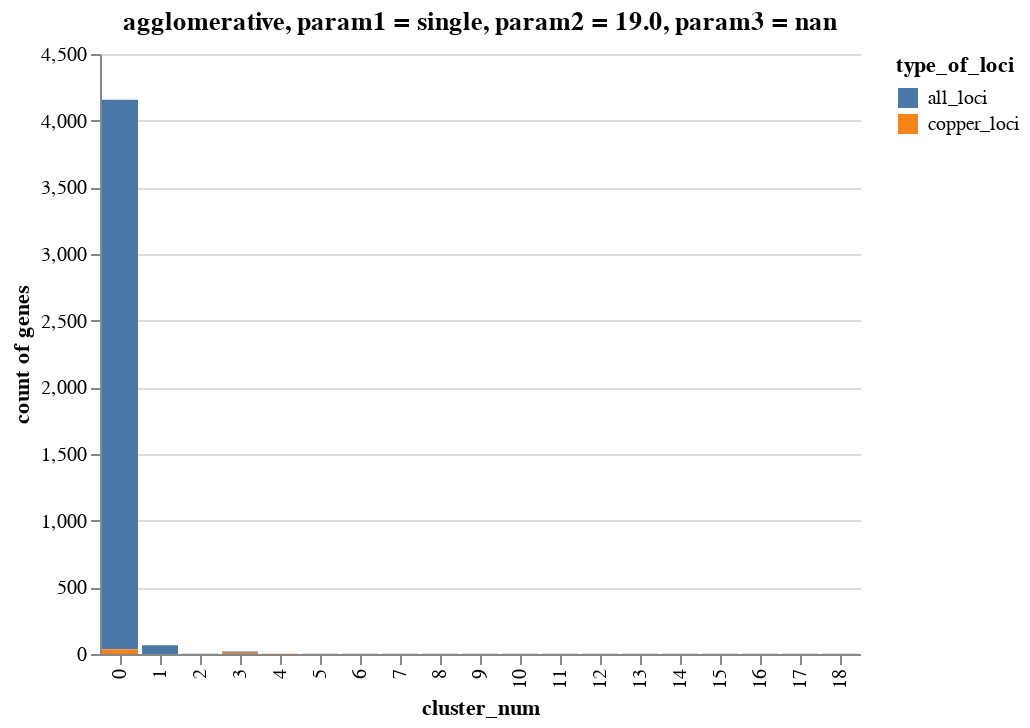
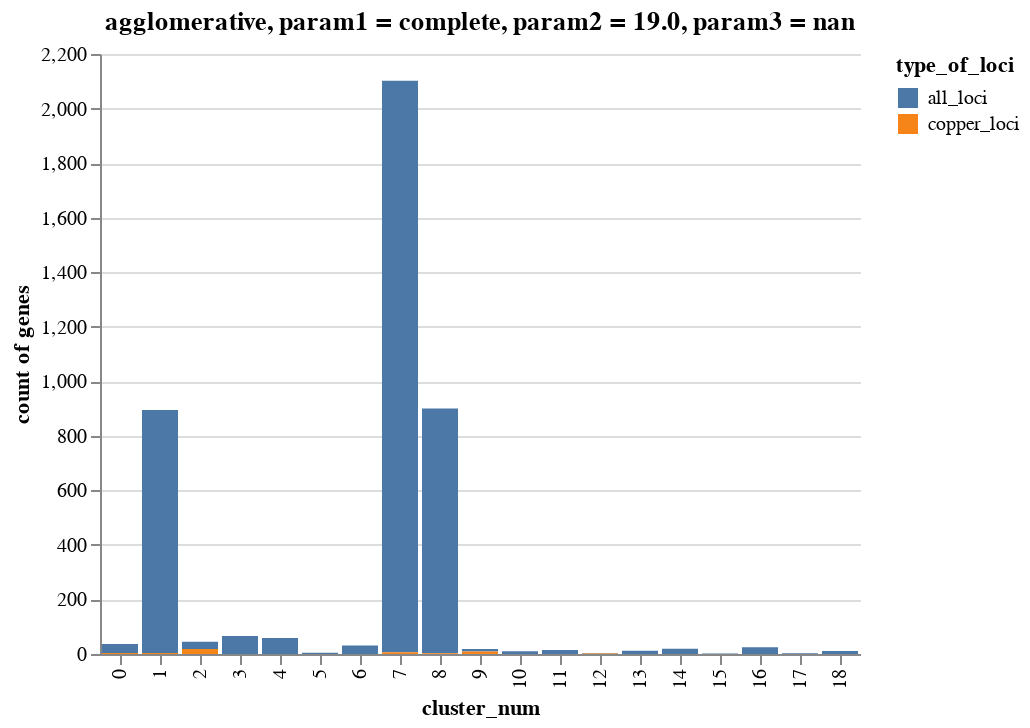
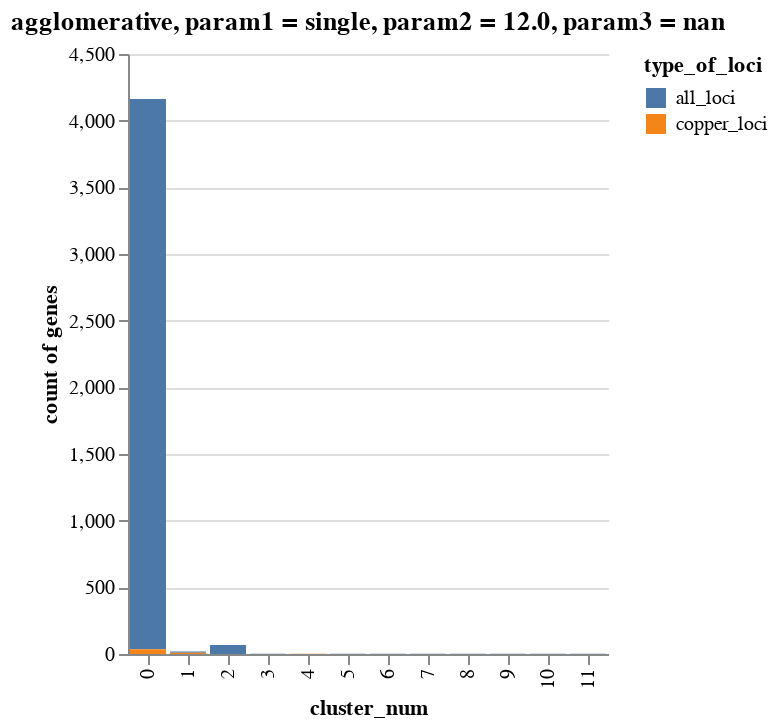
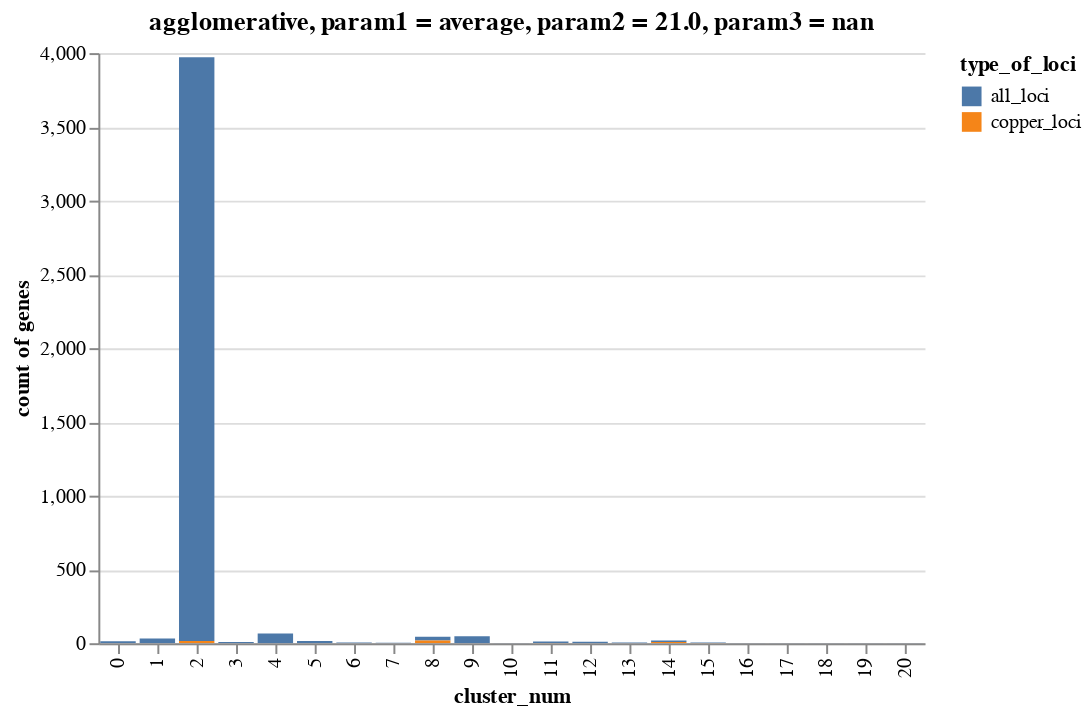

Notebook cell for these charts, in order:
### Markdown cell above
# Pipeline

### Code cell
for num, list_labels in enumerate(df_ideal_labels.labels): 
    
    method = df_ideal_labels.iloc[num]["method"]
    param1 = df_ideal_labels.iloc[num]["param1"]
    param2 = df_ideal_labels.iloc[num]["param2"]
    param3 = df_ideal_labels.iloc[num]["param3"]
    
    title = str(method) + ", param1 = " + str(param1) + ", param2 = " +str(param2)  + ", param3 = " + str(param3) 
    
    
    method_label = pd.Series(df_ideal_labels.labels[num], index = labels_ordered)
    df_method_label = pd.DataFrame(method_label)
    df_method_label.columns = ['cluster_num']
    df_method_label = df_method_label.sort_values('cluster_num')
    df_method_label = df_method_label.reset_index()
    
    method_cluster_composition = pd.Series(df_method_label.groupby("cluster_num")["locus_tag"].apply(list).to_dict())
    
    buckets_copper = []
    counts_buckets_copper = []

    for num, cluster in enumerate(method_cluster_composition): 
        buckets_copper.append([num, cluster, list(set(copper_genes) & set(cluster))])
        counts_buckets_copper.append([num, len(cluster), len(list(set(copper_genes) & set(cluster)))])

    df_buckets_copper = pd.DataFrame(buckets_copper)
    df_buckets_copper.columns = ["cluster_num", "all_loci", "copper_loci"]

    df_counts_buckets_copper = pd.DataFrame(counts_buckets_copper)
    df_counts_buckets_copper.columns = ["cluster_num", "all_loci", "copper_loci"]
    
        
    df_melt_buckets_copper = df_buckets_copper.melt(id_vars = "cluster_num", value_vars = ["all_loci", "copper_loci"])
    df_melt_buckets_copper.columns = ["cluster_num", "type_of_loci", "genes"]
    
    df_melt_counts_buckets_copper = df_counts_buckets_copper.melt(id_vars = "cluster_num", value_vars = ["all_loci", "copper_loci"])
    df_melt_counts_buckets_copper.columns = ["cluster_num", "type_of_loci", "gene_count"]
    
    df_melt_buckets_copper["gene_counts"] = df_melt_counts_buckets_copper["gene_count"]



    g = alt.Chart(df_melt_buckets_copper).mark_bar().encode(
    x=alt.X('cluster_num:N'),
    y=alt.Y('gene_counts:Q', title='count of genes'), #, scale = alt.Scale(type = "symlog")),
    color='type_of_loci',
    tooltip=['genes', 'gene_counts']
    ).configure_view(
    stroke='transparent'
    ).interactive()
    
    g.title = title
    g.display()
    
    save_location = 'plots/copper_cluster_verification/' + title.replace(" ", "_") + ".html"
    g.save(save_location, embed_options={'renderer':'svg'})

### Figure 1 — Vega-Lite specification as saved in the notebook (floating-point values rounded to 4 significant figures; data arrays with more than 128 entries replaced by an {"elided": "..."} marker saying what was removed)
{"config": {"view": {"continuousWidth": 400, "continuousHeight": 300, "stroke": "transparent"}}, "data": {"name": "data-b252bd7a2d3824c73b1e8f1550df2ec8"}, "mark": "bar", "encoding": {"color": {"type": "nominal", "field": "type_of_loci"}, "tooltip": [{"type": "nominal", "field": "genes"}, {"type": "quantitative", "field": "gene_counts"}], "x": {"type": "nominal", "field": "cluster_num"}, "y": {"type": "quantitative", "field": "gene_counts", "title": "count of genes"}}, "selection": {"selector322": {"type": "interval", "bind": "scales", "encodings": ["x", "y"]}}, "title": "agglomerative, param1 = single, param2 = 19.0, param3 = nan", "$schema": "https://vega.github.io/schema/vega-lite/v4.8.1.json", "datasets": {"data-b252bd7a2d3824c73b1e8f1550df2ec8": [{"cluster_num": 0, "type_of_loci": "all_loci", "genes": {"elided": "4121 str values"}, "gene_counts": 4121}, {"cluster_num": 1, "type_of_loci": "all_loci", "genes": ["EQU24_RS11115", "EQU24_RS01305", "EQU24_RS02755", "EQU24_RS14960", "EQU24_RS09300", "EQU24_RS05785", "EQU24_RS19045", "EQU24_RS04130", "EQU24_RS16560", "EQU24_RS06885", "EQU24_RS02750", "EQU24_RS06860", "EQU24_RS02745", "EQU24_RS02740", "EQU24_RS05675", "EQU24_RS02735", "EQU24_RS09560", "EQU24_RS01450", "EQU24_RS04230", "EQU24_RS00205", "EQU24_RS20615", "EQU24_RS17885", "EQU24_RS08045", "EQU24_RS01445", "EQU24_RS18855", "EQU24_RS17670", "EQU24_RS12820", "EQU24_RS12825", "EQU24_RS19655", "EQU24_RS12090", "EQU24_RS00625", "EQU24_RS00630", "EQU24_RS00635", "EQU24_RS00640", "EQU24_RS00645", "EQU24_RS06200", "EQU24_RS12810", "EQU24_RS09050", "EQU24_RS17185", "EQU24_RS08835", "EQU24_RS08845", "EQU24_RS08850", "EQU24_RS08860", "EQU24_RS18390", "EQU24_RS18395", "EQU24_RS03550", "EQU24_RS06390", "EQU24_RS13045", "EQU24_RS07485", "EQU24_RS03465", "EQU24_RS20230", "EQU24_RS16985", "EQU24_RS01215", "EQU24_RS18850", "EQU24_RS21585", "EQU24_RS21590", "EQU24_RS18845", "EQU24_RS21600", "EQU24_RS12805", "EQU24_RS18840", "EQU24_RS21605", "EQU24_RS21615", "EQU24_RS21620", "EQU24_RS18835", "EQU24_RS16040", "EQU24_RS11380"], "gene_counts": 66}, {"cluster_num": 2, "type_of_loci": "all_loci", "genes": ["EQU24_RS14130", "EQU24_RS14125"], "gene_counts": 2}, {"cluster_num": 3, "type_of_loci": "all_loci", "genes": ["EQU24_RS05900", "EQU24_RS05895", "EQU24_RS05890", "EQU24_RS05905", "EQU24_RS05885", "EQU24_RS05910", "EQU24_RS05925", "EQU24_RS05920", "EQU24_RS05915"], "gene_counts": 9}, {"cluster_num": 4, "type_of_loci": "all_loci", "genes": ["EQU24_RS19520"], "gene_counts": 1}, {"cluster_num": 5, "type_of_loci": "all_loci", "genes": ["EQU24_RS17665"], "gene_counts": 1}, {"cluster_num": 6, "type_of_loci": "all_loci", "genes": ["EQU24_RS12140"], "gene_counts": 1}, {"cluster_num": 7, "type_of_loci": "all_loci", "genes": ["EQU24_RS12145"], "gene_counts": 1}, {"cluster_num": 8, "type_of_loci": "all_loci", "genes": ["EQU24_RS20950"], "gene_counts": 1}, {"cluster_num": 9, "type_of_loci": "all_loci", "genes": ["EQU24_RS04160"], "gene_counts": 1}, {"cluster_num": 10, "type_of_loci": "all_loci", "genes": ["EQU24_RS09835"], "gene_counts": 1}, {"cluster_num": 11, "type_of_loci": "all_loci", "genes": ["EQU24_RS08705"], "gene_counts": 1}, {"cluster_num": 12, "type_of_loci": "all_loci", "genes": ["EQU24_RS10780"], "gene_counts": 1}, {"cluster_num": 13, "type_of_loci": "all_loci", "genes": ["EQU24_RS11915"], "gene_counts": 1}, {"cluster_num": 14, "type_of_loci": "all_loci", "genes": ["EQU24_RS00940"], "gene_counts": 1}, {"cluster_num": 15, "type_of_loci": "all_loci", "genes": ["EQU24_RS11910"], "gene_counts": 1}, {"cluster_num": 16, "type_of_loci": "all_loci", "genes": ["EQU24_RS03040"], "gene_counts": 1}, {"cluster_num": 17, "type_of_loci": "all_loci", "genes": ["EQU24_RS14140"], "gene_counts": 1}, {"cluster_num": 18, "type_of_loci": "all_loci", "genes": ["EQU24_RS20610"], "gene_counts": 1}, {"cluster_num": 0, "type_of_loci": "copper_loci", "genes": ["EQU24_RS19495", "EQU24_RS21005", "EQU24_RS19455", "EQU24_RS19500", "EQU24_RS02325", "EQU24_RS10650", "EQU24_RS16960", "EQU24_RS19485", "EQU24_RS19310", "EQU24_RS19480", "EQU24_RS19510", "EQU24_RS19505", "EQU24_RS01835", "EQU24_RS10665", "EQU24_RS21000", "EQU24_RS19475", "EQU24_RS01840", "EQU24_RS00675", "EQU24_RS05870", "EQU24_RS19515", "EQU24_RS19490", "EQU24_RS15800", "EQU24_RS00670", "EQU24_RS01900", "EQU24_RS19445", "EQU24_RS05865", "EQU24_RS02555", "EQU24_RS19465", "EQU24_RS19170", "EQU24_RS19470", "EQU24_RS05880", "EQU24_RS19305", "EQU24_RS19315", "EQU24_RS04725", "EQU24_RS19450", "EQU24_RS19460"], "gene_counts": 36}, {"cluster_num": 1, "type_of_loci": "copper_loci", "genes": [], "gene_counts": 0}, {"cluster_num": 2, "type_of_loci": "copper_loci", "genes": [], "gene_counts": 0}, {"cluster_num": 3, "type_of_loci": "copper_loci", "genes": ["EQU24_RS05910", "EQU24_RS05915", "EQU24_RS05925", "EQU24_RS05895", "EQU24_RS05885", "EQU24_RS05920", "EQU24_RS05900", "EQU24_RS05890", "EQU24_RS05905"], "gene_counts": 9}, {"cluster_num": 4, "type_of_loci": "copper_loci", "genes": ["EQU24_RS19520"], "gene_counts": 1}, {"cluster_num": 5, "type_of_loci": "copper_loci", "genes": [], "gene_counts": 0}, {"cluster_num": 6, "type_of_loci": "copper_loci", "genes": [], "gene_counts": 0}, {"cluster_num": 7, "type_of_loci": "copper_loci", "genes": [], "gene_counts": 0}, {"cluster_num": 8, "type_of_loci": "copper_loci", "genes": [], "gene_counts": 0}, {"cluster_num": 9, "type_of_loci": "copper_loci", "genes": [], "gene_counts": 0}, {"cluster_num": 10, "type_of_loci": "copper_loci", "genes": [], "gene_counts": 0}, {"cluster_num": 11, "type_of_loci": "copper_loci", "genes": [], "gene_counts": 0}, {"cluster_num": 12, "type_of_loci": "copper_loci", "genes": [], "gene_counts": 0}, {"cluster_num": 13, "type_of_loci": "copper_loci", "genes": [], "gene_counts": 0}, {"cluster_num": 14, "type_of_loci": "copper_loci", "genes": [], "gene_counts": 0}, {"cluster_num": 15, "type_of_loci": "copper_loci", "genes": [], "gene_counts": 0}, {"cluster_num": 16, "type_of_loci": "copper_loci", "genes": [], "gene_counts": 0}, {"cluster_num": 17, "type_of_loci": "copper_loci", "genes": [], "gene_counts": 0}, {"cluster_num": 18, "type_of_loci": "copper_loci", "genes": [], "gene_counts": 0}]}}

### Figure 2 — Vega-Lite specification as saved in the notebook (floating-point values rounded to 4 significant figures; data arrays with more than 128 entries replaced by an {"elided": "..."} marker saying what was removed)
{"config": {"view": {"continuousWidth": 400, "continuousHeight": 300, "stroke": "transparent"}}, "data": {"name": "data-feaf069f6735c7550e20de797a4f96fe"}, "mark": "bar", "encoding": {"color": {"type": "nominal", "field": "type_of_loci"}, "tooltip": [{"type": "nominal", "field": "genes"}, {"type": "quantitative", "field": "gene_counts"}], "x": {"type": "nominal", "field": "cluster_num"}, "y": {"type": "quantitative", "field": "gene_counts", "title": "count of genes"}}, "selection": {"selector323": {"type": "interval", "bind": "scales", "encodings": ["x", "y"]}}, "title": "agglomerative, param1 = complete, param2 = 19.0, param3 = nan", "$schema": "https://vega.github.io/schema/vega-lite/v4.8.1.json", "datasets": {"data-feaf069f6735c7550e20de797a4f96fe": [{"cluster_num": 0, "type_of_loci": "all_loci", "genes": ["EQU24_RS10655", "EQU24_RS10550", "EQU24_RS10555", "EQU24_RS02325", "EQU24_RS10560", "EQU24_RS10565", "EQU24_RS10570", "EQU24_RS10580", "EQU24_RS10585", "EQU24_RS10590", "EQU24_RS10595", "EQU24_RS10600", "EQU24_RS10605", "EQU24_RS10610", "EQU24_RS10615", "EQU24_RS10620", "EQU24_RS10625", "EQU24_RS10630", "EQU24_RS10635", "EQU24_RS10640", "EQU24_RS10645", "EQU24_RS10650", "EQU24_RS10660", "EQU24_RS10665", "EQU24_RS10545", "EQU24_RS10540", "EQU24_RS10575", "EQU24_RS10520", "EQU24_RS00670", "EQU24_RS10525", "EQU24_RS10530", "EQU24_RS10535", "EQU24_RS10515"], "gene_counts": 33}, {"cluster_num": 1, "type_of_loci": "all_loci", "genes": {"elided": "891 str values"}, "gene_counts": 891}, {"cluster_num": 2, "type_of_loci": "all_loci", "genes": ["EQU24_RS19480", "EQU24_RS07680", "EQU24_RS00940", "EQU24_RS19470", "EQU24_RS19465", "EQU24_RS19460", "EQU24_RS19475", "EQU24_RS19505", "EQU24_RS07670", "EQU24_RS19500", "EQU24_RS17000", "EQU24_RS07675", "EQU24_RS21000", "EQU24_RS17005", "EQU24_RS19485", "EQU24_RS17015", "EQU24_RS19455", "EQU24_RS19490", "EQU24_RS19450", "EQU24_RS19445", "EQU24_RS15800", "EQU24_RS16995", "EQU24_RS19495", "EQU24_RS21005", "EQU24_RS01900", "EQU24_RS19510", "EQU24_RS17010"], "gene_counts": 27}, {"cluster_num": 3, "type_of_loci": "all_loci", "genes": ["EQU24_RS17185", "EQU24_RS18835", "EQU24_RS18840", "EQU24_RS00625", "EQU24_RS04130", "EQU24_RS16040", "EQU24_RS00630", "EQU24_RS00635", "EQU24_RS00640", "EQU24_RS06390", "EQU24_RS00645", "EQU24_RS06860", "EQU24_RS05785", "EQU24_RS20230", "EQU24_RS12090", "EQU24_RS09050", "EQU24_RS11380", "EQU24_RS17670", "EQU24_RS18845", "EQU24_RS08835", "EQU24_RS07485", "EQU24_RS02745", "EQU24_RS08045", "EQU24_RS02740", "EQU24_RS02735", "EQU24_RS03465", "EQU24_RS01450", "EQU24_RS20615", "EQU24_RS01445", "EQU24_RS08850", "EQU24_RS02750", "EQU24_RS16985", "EQU24_RS12820", "EQU24_RS00205", "EQU24_RS12810", "EQU24_RS03550", "EQU24_RS12805", "EQU24_RS17885", "EQU24_RS08860", "EQU24_RS09300", "EQU24_RS06200", "EQU24_RS12825", "EQU24_RS19655", "EQU24_RS13045", "EQU24_RS02755", "EQU24_RS18850", "EQU24_RS01215", "EQU24_RS18855", "EQU24_RS09560", "EQU24_RS04230", "EQU24_RS05675", "EQU24_RS18395", "EQU24_RS18390", "EQU24_RS08845", "EQU24_RS14960", "EQU24_RS21615", "EQU24_RS21605", "EQU24_RS21600", "EQU24_RS19045", "EQU24_RS06885", "EQU24_RS21590", "EQU24_RS21585", "EQU24_RS01305", "EQU24_RS16560", "EQU24_RS21620", "EQU24_RS11115"], "gene_counts": 66}, {"cluster_num": 4, "type_of_loci": "all_loci", "genes": ["EQU24_RS10685", "EQU24_RS20235", "EQU24_RS21260", "EQU24_RS10680", "EQU24_RS01350", "EQU24_RS01345", "EQU24_RS06315", "EQU24_RS01340", "EQU24_RS05415", "EQU24_RS20680", "EQU24_RS20510", "EQU24_RS01150", "EQU24_RS20245", "EQU24_RS01170", "EQU24_RS01175", "EQU24_RS01385", "EQU24_RS01555", "EQU24_RS20900", "EQU24_RS12025", "EQU24_RS20980", "EQU24_RS01980", "EQU24_RS01985", "EQU24_RS01990", "EQU24_RS02000", "EQU24_RS11965", "EQU24_RS12005", "EQU24_RS12010", "EQU24_RS12015", "EQU24_RS12020", "EQU24_RS12030", "EQU24_RS16885", "EQU24_RS12060", "EQU24_RS12035", "EQU24_RS12040", "EQU24_RS12045", "EQU24_RS12055", "EQU24_RS04115", "EQU24_RS04225", "EQU24_RS12050", "EQU24_RS19880", "EQU24_RS19890", "EQU24_RS12065", "EQU24_RS07640", "EQU24_RS19410", "EQU24_RS18585", "EQU24_RS18480", "EQU24_RS12455", "EQU24_RS09570", "EQU24_RS00175", "EQU24_RS21940", "EQU24_RS03015", "EQU24_RS09315", "EQU24_RS17700", "EQU24_RS08470", "EQU24_RS12130", "EQU24_RS12135", "EQU24_RS16625", "EQU24_RS05300", "EQU24_RS12140"], "gene_counts": 59}, {"cluster_num": 5, "type_of_loci": "all_loci", "genes": ["EQU24_RS14140", "EQU24_RS17065", "EQU24_RS17070", "EQU24_RS17075", "EQU24_RS17080"], "gene_counts": 5}, {"cluster_num": 6, "type_of_loci": "all_loci", "genes": ["EQU24_RS17275", "EQU24_RS17170", "EQU24_RS17245", "EQU24_RS17270", "EQU24_RS04160", "EQU24_RS03040", "EQU24_RS17315", "EQU24_RS17405", "EQU24_RS17420", "EQU24_RS18430", "EQU24_RS03435", "EQU24_RS21835", "EQU24_RS17165", "EQU24_RS17285", "EQU24_RS17160", "EQU24_RS17240", "EQU24_RS17095", "EQU24_RS17150", "EQU24_RS17145", "EQU24_RS17140", "EQU24_RS14930", "EQU24_RS08855", "EQU24_RS17135", "EQU24_RS17130", "EQU24_RS17125", "EQU24_RS17155", "EQU24_RS17120", "EQU24_RS17115", "EQU24_RS17100", "EQU24_RS05090", "EQU24_RS19620"], "gene_counts": 31}, {"cluster_num": 7, "type_of_loci": "all_loci", "genes": {"elided": "2096 str values"}, "gene_counts": 2096}, {"cluster_num": 8, "type_of_loci": "all_loci", "genes": {"elided": "897 str values"}, "gene_counts": 897}, {"cluster_num": 9, "type_of_loci": "all_loci", "genes": ["EQU24_RS05895", "EQU24_RS05920", "EQU24_RS05915", "EQU24_RS05885", "EQU24_RS05890", "EQU24_RS05900", "EQU24_RS05925", "EQU24_RS05905", "EQU24_RS05910"], "gene_counts": 9}, {"cluster_num": 10, "type_of_loci": "all_loci", "genes": ["EQU24_RS20545", "EQU24_RS20555", "EQU24_RS20550", "EQU24_RS20565", "EQU24_RS20570", "EQU24_RS20575", "EQU24_RS20580", "EQU24_RS20585", "EQU24_RS20590", "EQU24_RS20560"], "gene_counts": 10}, {"cluster_num": 11, "type_of_loci": "all_loci", "genes": ["EQU24_RS18120", "EQU24_RS18100", "EQU24_RS18095", "EQU24_RS18090", "EQU24_RS18105", "EQU24_RS18110", "EQU24_RS18115", "EQU24_RS18125", "EQU24_RS18425", "EQU24_RS18135", "EQU24_RS18145", "EQU24_RS18150", "EQU24_RS18155", "EQU24_RS18130", "EQU24_RS18140"], "gene_counts": 15}, {"cluster_num": 12, "type_of_loci": "all_loci", "genes": ["EQU24_RS19515", "EQU24_RS19520"], "gene_counts": 2}, {"cluster_num": 13, "type_of_loci": "all_loci", "genes": ["EQU24_RS18555", "EQU24_RS03580", "EQU24_RS02780", "EQU24_RS07965", "EQU24_RS15125", "EQU24_RS03770", "EQU24_RS20650", "EQU24_RS09835", "EQU24_RS05640", "EQU24_RS05645", "EQU24_RS07375", "EQU24_RS05635"], "gene_counts": 12}, {"cluster_num": 14, "type_of_loci": "all_loci", "genes": ["EQU24_RS19145", "EQU24_RS20175", "EQU24_RS20110", "EQU24_RS12145", "EQU24_RS04950", "EQU24_RS02975", "EQU24_RS19140", "EQU24_RS10990", "EQU24_RS16420", "EQU24_RS16415", "EQU24_RS13335", "EQU24_RS19970", "EQU24_RS00160", "EQU24_RS08735", "EQU24_RS11625", "EQU24_RS02085", "EQU24_RS15510", "EQU24_RS10995", "EQU24_RS12305"], "gene_counts": 19}, {"cluster_num": 15, "type_of_loci": "all_loci", "genes": ["EQU24_RS14125", "EQU24_RS14130"], "gene_counts": 2}, {"cluster_num": 16, "type_of_loci": "all_loci", "genes": ["EQU24_RS17325", "EQU24_RS17210", "EQU24_RS17220", "EQU24_RS17225", "EQU24_RS17230", "EQU24_RS17235", "EQU24_RS17345", "EQU24_RS17250", "EQU24_RS17215", "EQU24_RS17255", "EQU24_RS17265", "EQU24_RS17340", "EQU24_RS17335", "EQU24_RS17290", "EQU24_RS17295", "EQU24_RS17300", "EQU24_RS17260", "EQU24_RS17205", "EQU24_RS17200", "EQU24_RS17330", "EQU24_RS17410", "EQU24_RS17060", "EQU24_RS17085", "EQU24_RS17415", "EQU24_RS17090"], "gene_counts": 25}, {"cluster_num": 17, "type_of_loci": "all_loci", "genes": ["EQU24_RS12815", "EQU24_RS18860", "EQU24_RS20610"], "gene_counts": 3}, {"cluster_num": 18, "type_of_loci": "all_loci", "genes": ["EQU24_RS17465", "EQU24_RS17360", "EQU24_RS11910", "EQU24_RS12085", "EQU24_RS17665", "EQU24_RS20905", "EQU24_RS20950", "EQU24_RS08030", "EQU24_RS07995", "EQU24_RS11915", "EQU24_RS08830"], "gene_counts": 11}, {"cluster_num": 0, "type_of_loci": "copper_loci", "genes": ["EQU24_RS00670", "EQU24_RS02325", "EQU24_RS10650", "EQU24_RS10665"], "gene_counts": 4}, {"cluster_num": 1, "type_of_loci": "copper_loci", "genes": ["EQU24_RS01835", "EQU24_RS19310", "EQU24_RS19305", "EQU24_RS19315"], "gene_counts": 4}, {"cluster_num": 2, "type_of_loci": "copper_loci", "genes": ["EQU24_RS19495", "EQU24_RS19510", "EQU24_RS21005", "EQU24_RS19470", "EQU24_RS19455", "EQU24_RS19450", "EQU24_RS19500", "EQU24_RS21000", "EQU24_RS19475", "EQU24_RS19490", "EQU24_RS19445", "EQU24_RS15800", "EQU24_RS19485", "EQU24_RS19465", "EQU24_RS19480", "EQU24_RS19460", "EQU24_RS01900", "EQU24_RS19505"], "gene_counts": 18}, {"cluster_num": 3, "type_of_loci": "copper_loci", "genes": [], "gene_counts": 0}, {"cluster_num": 4, "type_of_loci": "copper_loci", "genes": [], "gene_counts": 0}, {"cluster_num": 5, "type_of_loci": "copper_loci", "genes": [], "gene_counts": 0}, {"cluster_num": 6, "type_of_loci": "copper_loci", "genes": [], "gene_counts": 0}, {"cluster_num": 7, "type_of_loci": "copper_loci", "genes": ["EQU24_RS05880", "EQU24_RS01840", "EQU24_RS16960", "EQU24_RS00675", "EQU24_RS05870", "EQU24_RS04725"], "gene_counts": 6}, {"cluster_num": 8, "type_of_loci": "copper_loci", "genes": ["EQU24_RS02555", "EQU24_RS19170", "EQU24_RS05865"], "gene_counts": 3}, {"cluster_num": 9, "type_of_loci": "copper_loci", "genes": ["EQU24_RS05910", "EQU24_RS05915", "EQU24_RS05925", "EQU24_RS05895", "EQU24_RS05885", "EQU24_RS05920", "EQU24_RS05900", "EQU24_RS05890", "EQU24_RS05905"], "gene_counts": 9}, {"cluster_num": 10, "type_of_loci": "copper_loci", "genes": [], "gene_counts": 0}, {"cluster_num": 11, "type_of_loci": "copper_loci", "genes": [], "gene_counts": 0}, {"cluster_num": 12, "type_of_loci": "copper_loci", "genes": ["EQU24_RS19515", "EQU24_RS19520"], "gene_counts": 2}, {"cluster_num": 13, "type_of_loci": "copper_loci", "genes": [], "gene_counts": 0}, {"cluster_num": 14, "type_of_loci": "copper_loci", "genes": [], "gene_counts": 0}, {"cluster_num": 15, "type_of_loci": "copper_loci", "genes": [], "gene_counts": 0}, {"cluster_num": 16, "type_of_loci": "copper_loci", "genes": [], "gene_counts": 0}, {"cluster_num": 17, "type_of_loci": "copper_loci", "genes": [], "gene_counts": 0}, {"cluster_num": 18, "type_of_loci": "copper_loci", "genes": [], "gene_counts": 0}]}}

### Figure 3 — Vega-Lite specification as saved in the notebook (floating-point values rounded to 4 significant figures; data arrays with more than 128 entries replaced by an {"elided": "..."} marker saying what was removed)
{"config": {"view": {"continuousWidth": 400, "continuousHeight": 300, "stroke": "transparent"}}, "data": {"name": "data-fd594c5a9b9bea280ef74d9b716ac068"}, "mark": "bar", "encoding": {"color": {"type": "nominal", "field": "type_of_loci"}, "tooltip": [{"type": "nominal", "field": "genes"}, {"type": "quantitative", "field": "gene_counts"}], "x": {"type": "nominal", "field": "cluster_num"}, "y": {"type": "quantitative", "field": "gene_counts", "title": "count of genes"}}, "selection": {"selector324": {"type": "interval", "bind": "scales", "encodings": ["x", "y"]}}, "title": "agglomerative, param1 = single, param2 = 12.0, param3 = nan", "$schema": "https://vega.github.io/schema/vega-lite/v4.8.1.json", "datasets": {"data-fd594c5a9b9bea280ef74d9b716ac068": [{"cluster_num": 0, "type_of_loci": "all_loci", "genes": {"elided": "4127 str values"}, "gene_counts": 4127}, {"cluster_num": 1, "type_of_loci": "all_loci", "genes": ["EQU24_RS05900", "EQU24_RS05905", "EQU24_RS05910", "EQU24_RS05885", "EQU24_RS05920", "EQU24_RS05925", "EQU24_RS05895", "EQU24_RS05915", "EQU24_RS05890"], "gene_counts": 9}, {"cluster_num": 2, "type_of_loci": "all_loci", "genes": ["EQU24_RS17885", "EQU24_RS04230", "EQU24_RS02755", "EQU24_RS11115", "EQU24_RS02745", "EQU24_RS02740", "EQU24_RS02735", "EQU24_RS08045", "EQU24_RS01445", "EQU24_RS06885", "EQU24_RS05675", "EQU24_RS00205", "EQU24_RS16560", "EQU24_RS04130", "EQU24_RS09560", "EQU24_RS20615", "EQU24_RS06860", "EQU24_RS14960", "EQU24_RS19045", "EQU24_RS01450", "EQU24_RS18835", "EQU24_RS09300", "EQU24_RS12825", "EQU24_RS19655", "EQU24_RS20950", "EQU24_RS12090", "EQU24_RS00625", "EQU24_RS00630", "EQU24_RS00635", "EQU24_RS00640", "EQU24_RS00645", "EQU24_RS09050", "EQU24_RS05785", "EQU24_RS06200", "EQU24_RS03465", "EQU24_RS18390", "EQU24_RS18395", "EQU24_RS08835", "EQU24_RS08845", "EQU24_RS08850", "EQU24_RS08860", "EQU24_RS06390", "EQU24_RS13045", "EQU24_RS03550", "EQU24_RS17185", "EQU24_RS12820", "EQU24_RS20230", "EQU24_RS18840", "EQU24_RS01305", "EQU24_RS17670", "EQU24_RS11380", "EQU24_RS16040", "EQU24_RS18855", "EQU24_RS18850", "EQU24_RS18845", "EQU24_RS12810", "EQU24_RS07485", "EQU24_RS01215", "EQU24_RS02750", "EQU24_RS21590", "EQU24_RS12805", "EQU24_RS21620", "EQU24_RS21615", "EQU24_RS16985", "EQU24_RS21605", "EQU24_RS21600", "EQU24_RS21585"], "gene_counts": 67}, {"cluster_num": 3, "type_of_loci": "all_loci", "genes": ["EQU24_RS20610"], "gene_counts": 1}, {"cluster_num": 4, "type_of_loci": "all_loci", "genes": ["EQU24_RS19520"], "gene_counts": 1}, {"cluster_num": 5, "type_of_loci": "all_loci", "genes": ["EQU24_RS14130", "EQU24_RS14125"], "gene_counts": 2}, {"cluster_num": 6, "type_of_loci": "all_loci", "genes": ["EQU24_RS11915"], "gene_counts": 1}, {"cluster_num": 7, "type_of_loci": "all_loci", "genes": ["EQU24_RS11910"], "gene_counts": 1}, {"cluster_num": 8, "type_of_loci": "all_loci", "genes": ["EQU24_RS14140"], "gene_counts": 1}, {"cluster_num": 9, "type_of_loci": "all_loci", "genes": ["EQU24_RS04160"], "gene_counts": 1}, {"cluster_num": 10, "type_of_loci": "all_loci", "genes": ["EQU24_RS09835"], "gene_counts": 1}, {"cluster_num": 11, "type_of_loci": "all_loci", "genes": ["EQU24_RS08705"], "gene_counts": 1}, {"cluster_num": 0, "type_of_loci": "copper_loci", "genes": ["EQU24_RS19495", "EQU24_RS21005", "EQU24_RS19455", "EQU24_RS19500", "EQU24_RS02325", "EQU24_RS10650", "EQU24_RS16960", "EQU24_RS19485", "EQU24_RS19310", "EQU24_RS19480", "EQU24_RS19510", "EQU24_RS19505", "EQU24_RS01835", "EQU24_RS10665", "EQU24_RS21000", "EQU24_RS19475", "EQU24_RS01840", "EQU24_RS00675", "EQU24_RS05870", "EQU24_RS19515", "EQU24_RS19490", "EQU24_RS15800", "EQU24_RS00670", "EQU24_RS01900", "EQU24_RS19445", "EQU24_RS05865", "EQU24_RS02555", "EQU24_RS19465", "EQU24_RS19170", "EQU24_RS19470", "EQU24_RS05880", "EQU24_RS19305", "EQU24_RS19315", "EQU24_RS04725", "EQU24_RS19450", "EQU24_RS19460"], "gene_counts": 36}, {"cluster_num": 1, "type_of_loci": "copper_loci", "genes": ["EQU24_RS05910", "EQU24_RS05915", "EQU24_RS05925", "EQU24_RS05885", "EQU24_RS05895", "EQU24_RS05920", "EQU24_RS05900", "EQU24_RS05890", "EQU24_RS05905"], "gene_counts": 9}, {"cluster_num": 2, "type_of_loci": "copper_loci", "genes": [], "gene_counts": 0}, {"cluster_num": 3, "type_of_loci": "copper_loci", "genes": [], "gene_counts": 0}, {"cluster_num": 4, "type_of_loci": "copper_loci", "genes": ["EQU24_RS19520"], "gene_counts": 1}, {"cluster_num": 5, "type_of_loci": "copper_loci", "genes": [], "gene_counts": 0}, {"cluster_num": 6, "type_of_loci": "copper_loci", "genes": [], "gene_counts": 0}, {"cluster_num": 7, "type_of_loci": "copper_loci", "genes": [], "gene_counts": 0}, {"cluster_num": 8, "type_of_loci": "copper_loci", "genes": [], "gene_counts": 0}, {"cluster_num": 9, "type_of_loci": "copper_loci", "genes": [], "gene_counts": 0}, {"cluster_num": 10, "type_of_loci": "copper_loci", "genes": [], "gene_counts": 0}, {"cluster_num": 11, "type_of_loci": "copper_loci", "genes": [], "gene_counts": 0}]}}

### Figure 4 — Vega-Lite specification as saved in the notebook (floating-point values rounded to 4 significant figures; data arrays with more than 128 entries replaced by an {"elided": "..."} marker saying what was removed)
{"config": {"view": {"continuousWidth": 400, "continuousHeight": 300, "stroke": "transparent"}}, "data": {"name": "data-5bd8e8b81f3d677c34e9d813e4596cf5"}, "mark": "bar", "encoding": {"color": {"type": "nominal", "field": "type_of_loci"}, "tooltip": [{"type": "nominal", "field": "genes"}, {"type": "quantitative", "field": "gene_counts"}], "x": {"type": "nominal", "field": "cluster_num"}, "y": {"type": "quantitative", "field": "gene_counts", "title": "count of genes"}}, "selection": {"selector325": {"type": "interval", "bind": "scales", "encodings": ["x", "y"]}}, "title": "agglomerative, param1 = average, param2 = 21.0, param3 = nan", "$schema": "https://vega.github.io/schema/vega-lite/v4.8.1.json", "datasets": {"data-5bd8e8b81f3d677c34e9d813e4596cf5": [{"cluster_num": 0, "type_of_loci": "all_loci", "genes": ["EQU24_RS15125", "EQU24_RS03770", "EQU24_RS03580", "EQU24_RS07375", "EQU24_RS18555", "EQU24_RS10780", "EQU24_RS05635", "EQU24_RS05640", "EQU24_RS20650", "EQU24_RS07965", "EQU24_RS09835", "EQU24_RS02780", "EQU24_RS05645"], "gene_counts": 13}, {"cluster_num": 1, "type_of_loci": "all_loci", "genes": ["EQU24_RS01555", "EQU24_RS01175", "EQU24_RS01150", "EQU24_RS00175", "EQU24_RS20510", "EQU24_RS04225", "EQU24_RS20235", "EQU24_RS19890", "EQU24_RS19880", "EQU24_RS18585", "EQU24_RS17700", "EQU24_RS20905", "EQU24_RS09570", "EQU24_RS20900", "EQU24_RS20980", "EQU24_RS01170", "EQU24_RS08030", "EQU24_RS20325", "EQU24_RS01385", "EQU24_RS17360", "EQU24_RS01390", "EQU24_RS20680", "EQU24_RS09315", "EQU24_RS07995", "EQU24_RS12140", "EQU24_RS08830", "EQU24_RS17465", "EQU24_RS01345", "EQU24_RS20320", "EQU24_RS01340", "EQU24_RS12085", "EQU24_RS10680"], "gene_counts": 32}, {"cluster_num": 2, "type_of_loci": "all_loci", "genes": {"elided": "3957 str values"}, "gene_counts": 3957}, {"cluster_num": 3, "type_of_loci": "all_loci", "genes": ["EQU24_RS16420", "EQU24_RS16415", "EQU24_RS12145", "EQU24_RS19140", "EQU24_RS19970", "EQU24_RS02085", "EQU24_RS02975", "EQU24_RS19145"], "gene_counts": 8}, {"cluster_num": 4, "type_of_loci": "all_loci", "genes": ["EQU24_RS16560", "EQU24_RS18395", "EQU24_RS00645", "EQU24_RS21590", "EQU24_RS21600", "EQU24_RS00640", "EQU24_RS00630", "EQU24_RS14960", "EQU24_RS03465", "EQU24_RS21605", "EQU24_RS09300", "EQU24_RS21615", "EQU24_RS21620", "EQU24_RS00625", "EQU24_RS11380", "EQU24_RS21585", "EQU24_RS00635", "EQU24_RS02735", "EQU24_RS09050", "EQU24_RS08835", "EQU24_RS06885", "EQU24_RS04130", "EQU24_RS08845", "EQU24_RS08850", "EQU24_RS17885", "EQU24_RS08860", "EQU24_RS20230", "EQU24_RS18835", "EQU24_RS18840", "EQU24_RS16040", "EQU24_RS18845", "EQU24_RS18850", "EQU24_RS06860", "EQU24_RS07485", "EQU24_RS00205", "EQU24_RS17670", "EQU24_RS02740", "EQU24_RS02745", "EQU24_RS02750", "EQU24_RS02755", "EQU24_RS05785", "EQU24_RS12825", "EQU24_RS19045", "EQU24_RS12820", "EQU24_RS12805", "EQU24_RS18390", "EQU24_RS04230", "EQU24_RS08045", "EQU24_RS11115", "EQU24_RS05675", "EQU24_RS12810", "EQU24_RS03550", "EQU24_RS18855", "EQU24_RS12090", "EQU24_RS17185", "EQU24_RS09560", "EQU24_RS06390", "EQU24_RS16985", "EQU24_RS01445", "EQU24_RS01450", "EQU24_RS01215", "EQU24_RS19655", "EQU24_RS01305", "EQU24_RS06200", "EQU24_RS20615", "EQU24_RS13045"], "gene_counts": 66}, {"cluster_num": 5, "type_of_loci": "all_loci", "genes": ["EQU24_RS18115", "EQU24_RS18100", "EQU24_RS18095", "EQU24_RS18090", "EQU24_RS18135", "EQU24_RS18110", "EQU24_RS18105", "EQU24_RS18150", "EQU24_RS18155", "EQU24_RS18145", "EQU24_RS18130", "EQU24_RS18140", "EQU24_RS18425", "EQU24_RS18120", "EQU24_RS18125"], "gene_counts": 15}, {"cluster_num": 6, "type_of_loci": "all_loci", "genes": ["EQU24_RS11915", "EQU24_RS11910", "EQU24_RS20950", "EQU24_RS17665"], "gene_counts": 4}, {"cluster_num": 7, "type_of_loci": "all_loci", "genes": ["EQU24_RS12815", "EQU24_RS20610", "EQU24_RS18860"], "gene_counts": 3}, {"cluster_num": 8, "type_of_loci": "all_loci", "genes": ["EQU24_RS00940", "EQU24_RS07680", "EQU24_RS21000", "EQU24_RS21005", "EQU24_RS17010", "EQU24_RS17015", "EQU24_RS15800", "EQU24_RS07675", "EQU24_RS19505", "EQU24_RS19500", "EQU24_RS01900", "EQU24_RS00670", "EQU24_RS19445", "EQU24_RS19450", "EQU24_RS19455", "EQU24_RS19510", "EQU24_RS19465", "EQU24_RS19470", "EQU24_RS19475", "EQU24_RS19480", "EQU24_RS19485", "EQU24_RS19490", "EQU24_RS19460", "EQU24_RS19495"], "gene_counts": 24}, {"cluster_num": 9, "type_of_loci": "all_loci", "genes": ["EQU24_RS17120", "EQU24_RS17235", "EQU24_RS17230", "EQU24_RS17225", "EQU24_RS17060", "EQU24_RS17220", "EQU24_RS17215", "EQU24_RS17210", "EQU24_RS17205", "EQU24_RS17130", "EQU24_RS17200", "EQU24_RS17135", "EQU24_RS17085", "EQU24_RS17170", "EQU24_RS17090", "EQU24_RS17140", "EQU24_RS17145", "EQU24_RS17095", "EQU24_RS17150", "EQU24_RS17155", "EQU24_RS17160", "EQU24_RS17100", "EQU24_RS17165", "EQU24_RS17125", "EQU24_RS17115", "EQU24_RS17275", "EQU24_RS17240", "EQU24_RS17255", "EQU24_RS17405", "EQU24_RS17420", "EQU24_RS17415", "EQU24_RS17250", "EQU24_RS17345", "EQU24_RS17340", "EQU24_RS17335", "EQU24_RS17330", "EQU24_RS17325", "EQU24_RS17315", "EQU24_RS19620", "EQU24_RS17300", "EQU24_RS17245", "EQU24_RS17260", "EQU24_RS17265", "EQU24_RS17295", "EQU24_RS17410", "EQU24_RS17290", "EQU24_RS17285"], "gene_counts": 47}, {"cluster_num": 10, "type_of_loci": "all_loci", "genes": ["EQU24_RS14125", "EQU24_RS14130"], "gene_counts": 2}, {"cluster_num": 11, "type_of_loci": "all_loci", "genes": ["EQU24_RS10515", "EQU24_RS10660", "EQU24_RS10665", "EQU24_RS10545", "EQU24_RS10550", "EQU24_RS10655", "EQU24_RS10540", "EQU24_RS10535", "EQU24_RS10530", "EQU24_RS10525", "EQU24_RS10520"], "gene_counts": 11}, {"cluster_num": 12, "type_of_loci": "all_loci", "genes": ["EQU24_RS20590", "EQU24_RS20565", "EQU24_RS20570", "EQU24_RS20550", "EQU24_RS20545", "EQU24_RS20575", "EQU24_RS20555", "EQU24_RS20560", "EQU24_RS20585", "EQU24_RS20580"], "gene_counts": 10}, {"cluster_num": 13, "type_of_loci": "all_loci", "genes": ["EQU24_RS17065", "EQU24_RS17070", "EQU24_RS17075", "EQU24_RS17080"], "gene_counts": 4}, {"cluster_num": 14, "type_of_loci": "all_loci", "genes": ["EQU24_RS05920", "EQU24_RS05915", "EQU24_RS05910", "EQU24_RS05905", "EQU24_RS05900", "EQU24_RS05895", "EQU24_RS05890", "EQU24_RS05885", "EQU24_RS05925"], "gene_counts": 9}, {"cluster_num": 15, "type_of_loci": "all_loci", "genes": ["EQU24_RS19515", "EQU24_RS19520"], "gene_counts": 2}, {"cluster_num": 16, "type_of_loci": "all_loci", "genes": ["EQU24_RS03040", "EQU24_RS17270"], "gene_counts": 2}, {"cluster_num": 17, "type_of_loci": "all_loci", "genes": ["EQU24_RS08705"], "gene_counts": 1}, {"cluster_num": 18, "type_of_loci": "all_loci", "genes": ["EQU24_RS16195"], "gene_counts": 1}, {"cluster_num": 19, "type_of_loci": "all_loci", "genes": ["EQU24_RS04160"], "gene_counts": 1}, {"cluster_num": 20, "type_of_loci": "all_loci", "genes": ["EQU24_RS14140"], "gene_counts": 1}, {"cluster_num": 0, "type_of_loci": "copper_loci", "genes": [], "gene_counts": 0}, {"cluster_num": 1, "type_of_loci": "copper_loci", "genes": [], "gene_counts": 0}, {"cluster_num": 2, "type_of_loci": "copper_loci", "genes": ["EQU24_RS01835", "EQU24_RS05880", "EQU24_RS02325", "EQU24_RS10650", "EQU24_RS05865", "EQU24_RS01840", "EQU24_RS16960", "EQU24_RS00675", "EQU24_RS05870", "EQU24_RS02555", "EQU24_RS19305", "EQU24_RS19315", "EQU24_RS04725", "EQU24_RS19310", "EQU24_RS19170"], "gene_counts": 15}, {"cluster_num": 3, "type_of_loci": "copper_loci", "genes": [], "gene_counts": 0}, {"cluster_num": 4, "type_of_loci": "copper_loci", "genes": [], "gene_counts": 0}, {"cluster_num": 5, "type_of_loci": "copper_loci", "genes": [], "gene_counts": 0}, {"cluster_num": 6, "type_of_loci": "copper_loci", "genes": [], "gene_counts": 0}, {"cluster_num": 7, "type_of_loci": "copper_loci", "genes": [], "gene_counts": 0}, {"cluster_num": 8, "type_of_loci": "copper_loci", "genes": ["EQU24_RS19495", "EQU24_RS21005", "EQU24_RS19455", "EQU24_RS19500", "EQU24_RS19485", "EQU24_RS19480", "EQU24_RS19510", "EQU24_RS19505", "EQU24_RS21000", "EQU24_RS19475", "EQU24_RS19490", "EQU24_RS15800", "EQU24_RS00670", "EQU24_RS01900", "EQU24_RS19465", "EQU24_RS19470", "EQU24_RS19445", "EQU24_RS19450", "EQU24_RS19460"], "gene_counts": 19}, {"cluster_num": 9, "type_of_loci": "copper_loci", "genes": [], "gene_counts": 0}, {"cluster_num": 10, "type_of_loci": "copper_loci", "genes": [], "gene_counts": 0}, {"cluster_num": 11, "type_of_loci": "copper_loci", "genes": ["EQU24_RS10665"], "gene_counts": 1}, {"cluster_num": 12, "type_of_loci": "copper_loci", "genes": [], "gene_counts": 0}, {"cluster_num": 13, "type_of_loci": "copper_loci", "genes": [], "gene_counts": 0}, {"cluster_num": 14, "type_of_loci": "copper_loci", "genes": ["EQU24_RS05910", "EQU24_RS05915", "EQU24_RS05925", "EQU24_RS05895", "EQU24_RS05885", "EQU24_RS05920", "EQU24_RS05900", "EQU24_RS05890", "EQU24_RS05905"], "gene_counts": 9}, {"cluster_num": 15, "type_of_loci": "copper_loci", "genes": ["EQU24_RS19515", "EQU24_RS19520"], "gene_counts": 2}, {"cluster_num": 16, "type_of_loci": "copper_loci", "genes": [], "gene_counts": 0}, {"cluster_num": 17, "type_of_loci": "copper_loci", "genes": [], "gene_counts": 0}, {"cluster_num": 18, "type_of_loci": "copper_loci", "genes": [], "gene_counts": 0}, {"cluster_num": 19, "type_of_loci": "copper_loci", "genes": [], "gene_counts": 0}, {"cluster_num": 20, "type_of_loci": "copper_loci", "genes": [], "gene_counts": 0}]}}
